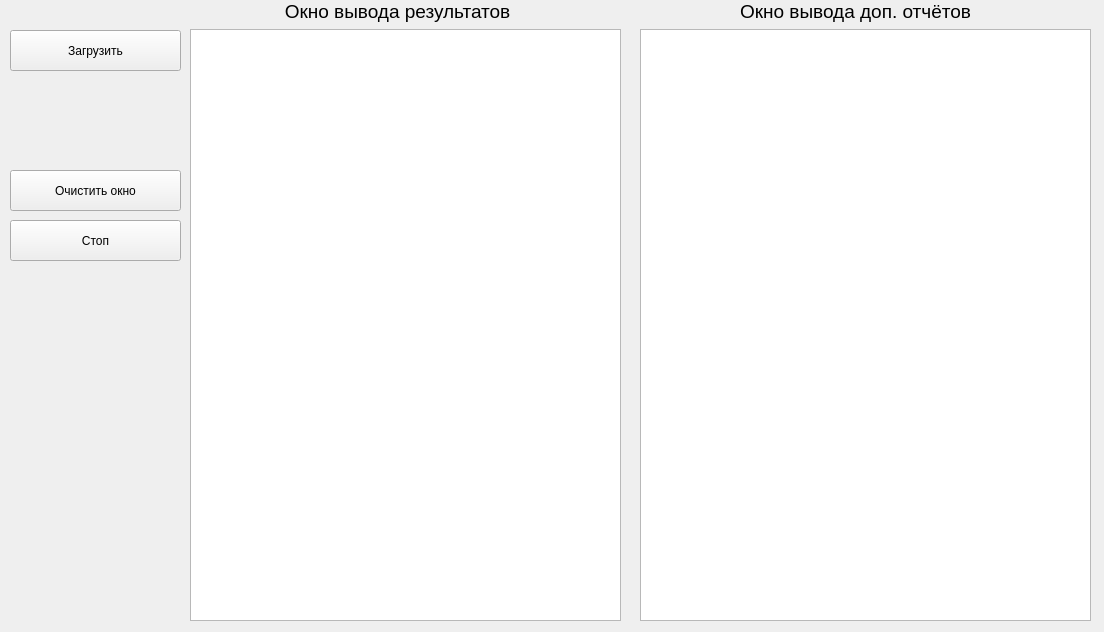
<?xml version="1.0" encoding="UTF-8"?>
<ui version="4.0">
 <class>app_win_2</class>
 <widget class="QWidget" name="app_win_2">
  <property name="geometry">
   <rect>
    <x>0</x>
    <y>0</y>
    <width>1104</width>
    <height>632</height>
   </rect>
  </property>
  <property name="windowTitle">
   <string>Form</string>
  </property>
  <widget class="QPushButton" name="pushButton_2">
   <property name="geometry">
    <rect>
     <x>10</x>
     <y>170</y>
     <width>171</width>
     <height>41</height>
    </rect>
   </property>
   <property name="text">
    <string>Очистить окно</string>
   </property>
  </widget>
  <widget class="QLabel" name="label_2">
   <property name="geometry">
    <rect>
     <x>10</x>
     <y>90</y>
     <width>47</width>
     <height>13</height>
    </rect>
   </property>
   <property name="text">
    <string/>
   </property>
  </widget>
  <widget class="QWidget" name="gridLayoutWidget">
   <property name="geometry">
    <rect>
     <x>190</x>
     <y>0</y>
     <width>431</width>
     <height>621</height>
    </rect>
   </property>
   <layout class="QGridLayout" name="gridLayout">
    <item row="0" column="0">
     <widget class="QLabel" name="label">
      <property name="enabled">
       <bool>true</bool>
      </property>
      <property name="font">
       <font>
        <pointsize>14</pointsize>
       </font>
      </property>
      <property name="mouseTracking">
       <bool>true</bool>
      </property>
      <property name="focusPolicy">
       <enum>Qt::NoFocus</enum>
      </property>
      <property name="autoFillBackground">
       <bool>false</bool>
      </property>
      <property name="text">
       <string>                  Окно вывода результатов</string>
      </property>
      <property name="textFormat">
       <enum>Qt::AutoText</enum>
      </property>
      <property name="scaledContents">
       <bool>false</bool>
      </property>
     </widget>
    </item>
    <item row="1" column="0">
     <widget class="QListWidget" name="listWidget"/>
    </item>
   </layout>
  </widget>
  <widget class="QPushButton" name="pushButton_3">
   <property name="geometry">
    <rect>
     <x>10</x>
     <y>220</y>
     <width>171</width>
     <height>41</height>
    </rect>
   </property>
   <property name="text">
    <string>Стоп</string>
   </property>
  </widget>
  <widget class="QPushButton" name="pushButton">
   <property name="geometry">
    <rect>
     <x>10</x>
     <y>30</y>
     <width>171</width>
     <height>41</height>
    </rect>
   </property>
   <property name="text">
    <string>Загрузить</string>
   </property>
  </widget>
  <widget class="QWidget" name="gridLayoutWidget_2">
   <property name="geometry">
    <rect>
     <x>640</x>
     <y>0</y>
     <width>451</width>
     <height>621</height>
    </rect>
   </property>
   <layout class="QGridLayout" name="gridLayout_2">
    <item row="1" column="0">
     <widget class="QListWidget" name="listWidget_2"/>
    </item>
    <item row="0" column="0">
     <widget class="QLabel" name="label_3">
      <property name="font">
       <font>
        <pointsize>14</pointsize>
       </font>
      </property>
      <property name="mouseTracking">
       <bool>true</bool>
      </property>
      <property name="text">
       <string>                   Окно вывода доп. отчётов</string>
      </property>
     </widget>
    </item>
   </layout>
  </widget>
 </widget>
 <resources/>
 <connections/>
</ui>
